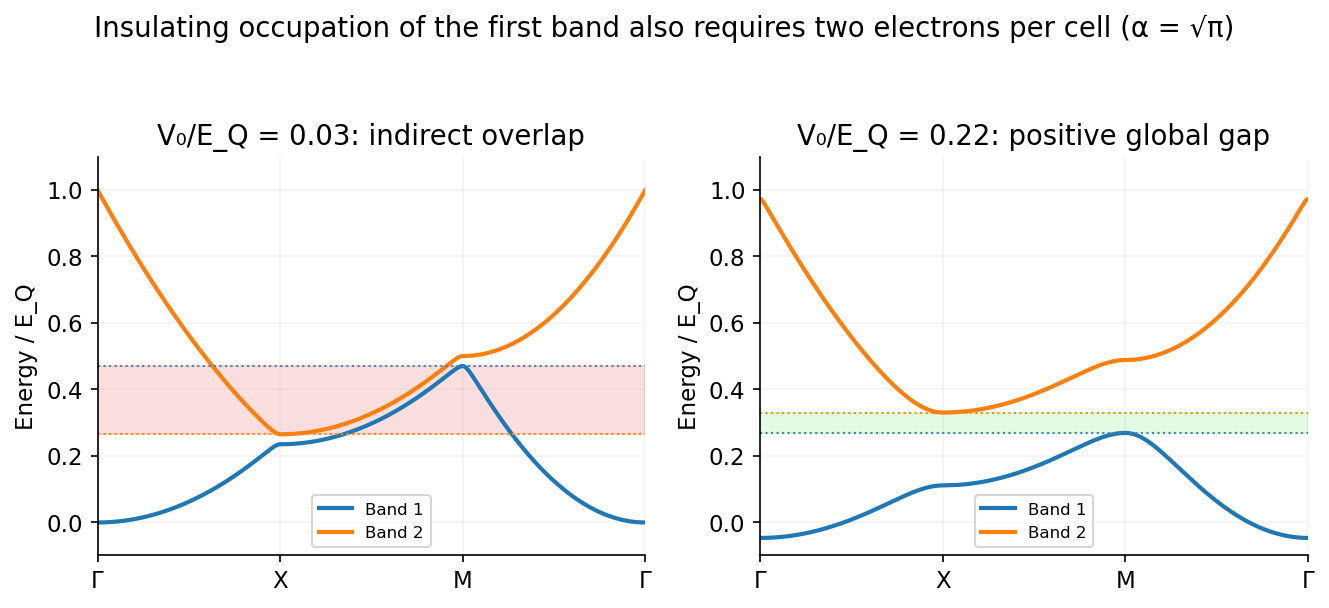

Reproduce this figure in Python.
"""Original solution diagram; Python 3.14.4, numpy 2.3.5, matplotlib 3.10.7.
Run from the mirrored _media directory; output is a basename in cwd.
"""
from pathlib import Path
import numpy as np
import matplotlib
matplotlib.use('Agg')
import matplotlib.pyplot as plt
plt.rcParams.update({'font.size':11,'figure.facecolor':'white','axes.spines.top':False,'axes.spines.right':False})

def levels(q,v,cut=5):
 q=np.atleast_1d(q);g=np.arange(-cut,cut+1);H=np.zeros((len(q),len(g),len(g)));inds=np.arange(len(g));H[:,inds,inds]=(q[:,None]+g[None,:])**2
 for j in range(len(g)-1):H[:,j,j+1]=H[:,j+1,j]=-v/2
 return np.linalg.eigvalsh(H)[:,:3]

segments=[(np.array([0.,0.]),np.array([.5,0.])),(np.array([.5,0.]),np.array([.5,.5])),(np.array([.5,.5]),np.array([0.,0.]))];path=np.concatenate([np.linspace(a,b,200,endpoint=False) for a,b in segments]+[np.array([[0.,0.]])]);s=np.arange(len(path))/200;fig,axs=plt.subplots(1,2,figsize=(9,4.1))
for ax,v in zip(axs,[.03,.22]):
 ex=levels(path[:,0],v);ey=levels(path[:,1],v);e1=ex[:,0]+ey[:,0];e2=np.minimum(ex[:,1]+ey[:,0],ex[:,0]+ey[:,1]);ax.plot(s,e1,lw=2,label='Band 1');ax.plot(s,e2,lw=2,label='Band 2');e1max=2*levels([.5],v)[0,0];e2min=levels([0],v)[0,0]+levels([.5],v)[0,1];ax.axhline(e1max,color='steelblue',ls=':',lw=1);ax.axhline(e2min,color='darkorange',ls=':',lw=1);ax.axhspan(min(e1max,e2min),max(e1max,e2min),color='lightcoral' if e1max>e2min else 'lightgreen',alpha=.25);ax.set(xlim=(0,3),ylim=(-.1,1.1),xticks=[0,1,2,3],xticklabels=['Γ','X','M','Γ'],ylabel='Energy / E_Q',title=f'V₀/E_Q = {v:.2f}: '+('indirect overlap' if e1max>e2min else 'positive global gap'));ax.legend(fontsize=8);ax.grid(alpha=.15)
fig.suptitle('Insulating occupation of the first band also requires two electrons per cell (α = √π)');fig.tight_layout(rect=(0,0,1,.93))

fig.savefig(Path(__file__).with_suffix('.png').name,dpi=150,facecolor='white',bbox_inches='tight');plt.close(fig)
